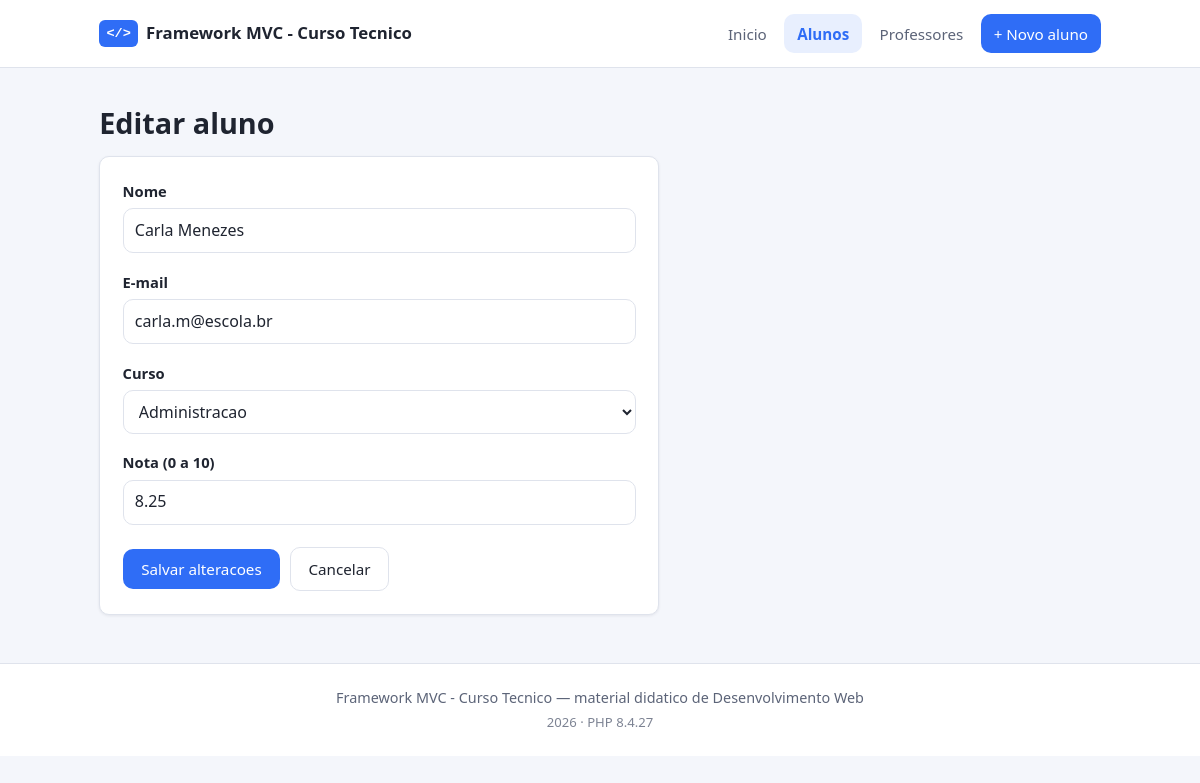
Page /alunos/editar/3 on the committed database.
### tables this page shows
CREATE TABLE alunos (
    id        INT AUTO_INCREMENT PRIMARY KEY,
    nome      VARCHAR(100)  NOT NULL,
    email     VARCHAR(150)  NOT NULL UNIQUE,
    curso     VARCHAR(60)   NOT NULL,
    nota      DECIMAL(4,2)      NULL,
    criado_em TIMESTAMP     NOT NULL DEFAULT CURRENT_TIMESTAMP,
    INDEX idx_alunos_curso (curso)
);

### nucleo/Controller.php (called while the page is built, shortened)
<?php
abstract class Controller
{
    protected function view(string $view, array $dados = [], ?string $layout = 'template/layout'): void
    {
        View::renderizar($view, $dados, $layout);
    }
}

### controllers/AlunosController.php (called while the page is built, shortened)
<?php
class AlunosController extends Controller
{
    private Aluno $alunos;
    public function __construct()
    {
        $this->alunos = new Aluno();
    }
    public function editar(string $id): void
    {
        $aluno = $this->alunos->buscar($id);
        $this->view('alunos/formulario', [
            'titulo' => 'Editar aluno',
            'aluno'  => $aluno,
            'acao'   => url('alunos/atualizar/' . $aluno['id']),
        ]);
    }
}

### index.php (called while the page is built, shortened)
<?php
(new Nucleo\App())->executar();

### nucleo/Autoloader.php (called while the page is built, shortened)
<?php
class Autoloader
{
    private static array $mapa = [];
    public static function adicionar(string $namespace, string $diretorio): void
    {
        self::$mapa[trim($namespace, '\\') . '\\'] = rtrim($diretorio, '/');
    }
    public static function carregar(string $classe): void
    {
        foreach (self::$mapa as $prefixo => $diretorio) {
            if (!str_starts_with($classe, $prefixo)) {
                continue;
            }
            $relativo = substr($classe, strlen($prefixo));
            $arquivo  = $diretorio . '/' . str_replace('\\', '/', $relativo) . '.php';
            if (is_file($arquivo)) {
                return;
            }
        }
    }
}

### nucleo/Sql.php (called while the page is built, shortened)
<?php
class Sql
{
    public static function identificador(string $nome, string $tipo = 'identificador'): string
    {
        $nome = trim($nome);
        return $nome;
    }
}

### nucleo/Model.php (called while the page is built, shortened)
<?php
abstract class Model
{
    protected string $tabela = '';
    protected string $chavePrimaria = 'id';
    public function __construct()
    {
        $this->tabela        = Sql::identificador($this->tabela, 'tabela');
        $this->chavePrimaria = Sql::identificador($this->chavePrimaria, 'coluna');
    }
    protected function pdo(): PDO
    {
        return Database::conexao();
    }
    public function consultar(string $sql, array $parametros = []): array
    {
        $stmt = $this->pdo()->prepare($sql);
        $stmt->execute($parametros);
        return $stmt->fetchAll();
    }
    public function buscar(int|string $id): ?array
    {
        $sql  = "SELECT * FROM {$this->tabela} WHERE {$this->chavePrimaria} = ? LIMIT 1";
        $linhas = $this->consultar($sql, [$id]);
        return $linhas[0] ?? null;
    }
}

### nucleo/Config.php (called while the page is built, shortened)
<?php
class Config
{
    private static array $itens = [];
    public static function carregar(string $diretorio): void
    {
        foreach (glob($diretorio . '/*.php') as $arquivo) {
            self::$itens[basename($arquivo, '.php')] = require $arquivo;
        }
    }
    public static function obter(string $chave, mixed $padrao = null): mixed
    {
        $atual = self::$itens;
        foreach (explode('.', $chave) as $parte) {
            $atual = $atual[$parte];
        }
        return $atual;
    }
}

### nucleo/Database.php (called while the page is built, shortened)
<?php
class Database
{
    private static ?PDO $conexao = null;
    public static function conexao(): PDO
    {
        if (self::$conexao === null) {
            self::$conexao = self::criar();
        }
        return self::$conexao;
    }
    private static function criar(): PDO
    {
        $driver  = Config::obter('banco.driver', 'sqlite');
        $opcoes  = [
            PDO::ATTR_ERRMODE            => PDO::ERRMODE_EXCEPTION,
            PDO::ATTR_DEFAULT_FETCH_MODE => PDO::FETCH_ASSOC,
            PDO::ATTR_EMULATE_PREPARES   => false,
        ];
        try {
            if ($driver === 'mysql') {
                $c   = Config::obter('banco.mysql');
                $dsn = sprintf(
                    'mysql:host=%s;port=%d;dbname=%s;charset=%s',
                    $c['host'],
                    $c['porta'],
                    $c['banco'],
                    $c['charset']
                );
                return new PDO($dsn, $c['usuario'], $c['senha'], $opcoes);
            }
        } catch (PDOException $e) {
            throw new RuntimeException(
                'Nao foi possivel conectar ao banco de dados: ' . $e->getMessage(),
                0,
                $e
            );
        }
        throw new RuntimeException("Driver de banco desconhecido: {$driver}");
    }
}

### nucleo/helpers.php (called while the page is built, shortened)
<?php
if (!function_exists('e')) {
    function e(?string $texto): string
    {
        return htmlspecialchars((string) $texto, ENT_QUOTES | ENT_SUBSTITUTE, 'UTF-8');
    }
}
if (!function_exists('url_base')) {
    function url_base(): string
    {
        $configurado = (string) Config::obter('app.url_base', '');
        $script = $_SERVER['SCRIPT_NAME'] ?? '/index.php';
        $pasta  = str_replace('\\', '/', dirname($script));
        return $pasta === '/' || $pasta === '.' ? '' : rtrim($pasta, '/');
    }
}
if (!function_exists('url')) {
    function url(string $rota = ''): string
    {
        $rota = trim($rota, '/');
        return url_base() . '/' . $rota;
    }
}
if (!function_exists('antigo')) {
    function antigo(string $campo, mixed $padrao = ''): mixed
    {
        return Sessao::entradaAntiga()[$campo] ?? $padrao;
    }
}
if (!function_exists('tem_erro')) {
    function tem_erro(string $campo): bool
    {
        return isset(Sessao::erros()[$campo]);
    }
}

### nucleo/Sessao.php (called while the page is built, shortened)
<?php
class Sessao
{
    private static array $entradaAntiga = [];
    private static array $errosAntigos = [];
    public static function iniciarRequisicao(): void
    {
        self::$entradaAntiga  = $_SESSION['_entrada'] ?? [];
        self::$errosAntigos   = $_SESSION['_erros'] ?? [];
    }
    public static function erros(): array
    {
        return self::$errosAntigos;
    }
    public static function entradaAntiga(): array
    {
        return self::$entradaAntiga;
    }
}

### views/alunos/formulario.php (the view, shortened to what this page needs)
<?php
$editando = $aluno !== null;
?>
<h1><?= $editando ? 'Editar aluno' : 'Novo aluno' ?></h1>
<form method="POST" action="<?= e($acao) ?>" class="formulario">
    <div class="campo <?= tem_erro('nome') ? 'campo--erro' : '' ?>">
        <label for="nome">Nome</label>
        <input
            type="text"
            id="nome"
            name="nome"
            value="<?= e(antigo('nome', $aluno['nome'] ?? '')) ?>"
            required
        >
    </div>
    <div class="campo <?= tem_erro('email') ? 'campo--erro' : '' ?>">
        <label for="email">E-mail</label>
        <input
            type="email"
            id="email"
            name="email"
            value="<?= e(antigo('email', $aluno['email'] ?? '')) ?>"
            required
        >
    </div>
    <div class="campo <?= tem_erro('curso') ? 'campo--erro' : '' ?>">
        <label for="curso">Curso</label>
        <select id="curso" name="curso" required>
            <?php
            $cursoAtual = (string) antigo('curso', $aluno['curso'] ?? '');
            foreach (Aluno::CURSOS as $curso):
            ?>
                <option value="<?= e($curso) ?>" <?= $cursoAtual === $curso ? 'selected' : '' ?>>
                    <?= e($curso) ?>
                </option>
            <?php endforeach ?>
        </select>
    </div>
    <div class="campo <?= tem_erro('nota') ? 'campo--erro' : '' ?>">
        <label for="nota">Nota (0 a 10)</label>
        <input
            type="number"
            id="nota"
            name="nota"
            step="0.1"
            min="0"
            max="10"
            value="<?= e((string) antigo('nota', $aluno['nota'] ?? '')) ?>"
        >
    </div>
    <div class="formulario__acoes">
        <button type="submit" class="botao">
            <?= $editando ? 'Salvar alteracoes' : 'Cadastrar' ?>
        </button>
        <a class="botao botao--secundario" href="<?= url('alunos') ?>">Cancelar</a>
    </div>
</form>

### views/css/estilo.css (style rules this page uses)
:root { --cor-fundo: #f4f6fb; --cor-superficie: #ffffff; --cor-borda: #dfe3ec; --cor-texto: #1f2430; --cor-texto-suave: #5c6478; --cor-primaria: #2f6df6; --cor-primaria-esc: #1f4fc4; --cor-sucesso: #1e8f5a; --cor-erro: #d13c3c; --cor-aviso: #b8860b; --raio: 10px; --sombra: 0 1px 3px rgba(23, 30, 51, .08); --largura-maxima: 1040px; }
* { box-sizing: border-box; }
body { margin: 0; font-family: system-ui, -apple-system, "Segoe UI", Roboto, Arial, sans-serif; font-size: 16px; line-height: 1.6; color: var(--cor-texto); background: var(--cor-fundo); }
a { color: var(--cor-primaria); text-decoration: none; }
h1 { font-size: 1.8rem; margin: 0 0 .6rem; }
.botao { display: inline-block; padding: .55rem 1.1rem; border: 1px solid transparent; border-radius: var(--raio); background: var(--cor-primaria); color: #fff; font-size: .95rem; font-family: inherit; cursor: pointer; }
.botao--secundario { background: var(--cor-superficie); color: var(--cor-texto); border-color: var(--cor-borda); }
.formulario { background: var(--cor-superficie); border: 1px solid var(--cor-borda); border-radius: var(--raio); padding: 1.4rem; max-width: 560px; box-shadow: var(--sombra); }
.campo { margin-bottom: 1.1rem; }
.campo label { display: block; margin-bottom: .3rem; font-weight: 600; font-size: .92rem; }
.campo input, .campo select, .campo textarea { width: 100%; padding: .55rem .7rem; border: 1px solid var(--cor-borda); border-radius: var(--raio); font: inherit; background: #fff; color: var(--cor-texto); }
.formulario__acoes { display: flex; gap: .6rem; align-items: center; margin-top: 1.4rem; }

### rows in the picture
alunos: nome "Carla Menezes", email "carla.m@escola.br", nota "8.25"

### other values in the picture
$nomeDoSite "Framework MVC - Curso Tecnico"
$item['texto'] "Inicio"
$item['texto'] "Alunos"
$item['texto'] "Professores"
Nucleo\Config::obter('app.nome', 'Framework MVC') "Framework MVC - Curso Tecnico"
PHP_VERSION "8.4.27"
form field curso "Administracao"
